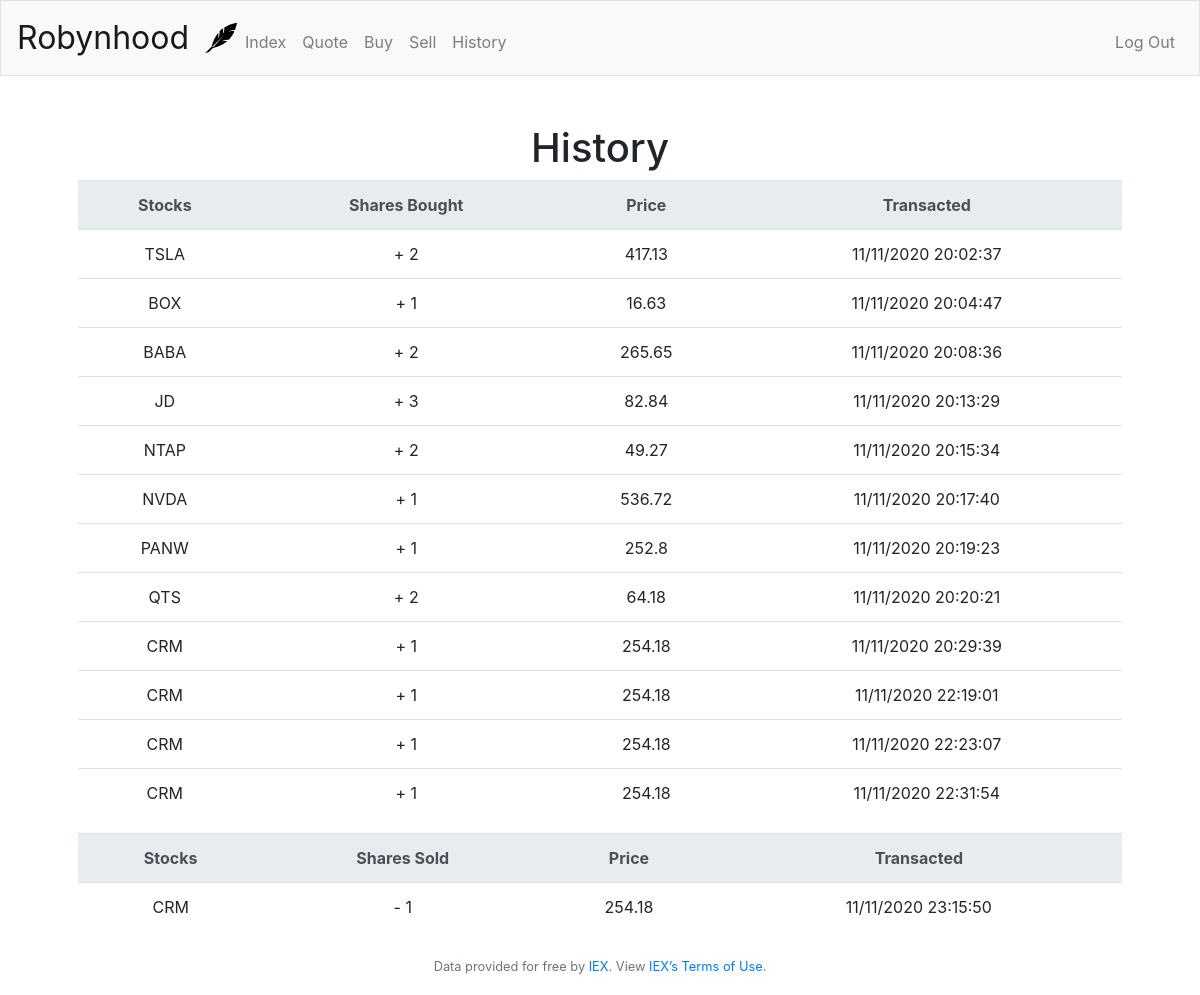
Screenshot of /history (signed in) with the database file from the repository.
### application.py (models this page shows, shortened)
class Bought(db.Model):
    id = db.Column(db.Integer, primary_key=True)
    buyer_id = db.Column(db.Integer)
    time = db.Column(db.String)
    symbol = db.Column(db.String(5))
    shares_bought = db.Column(db.Integer)
    price_bought = db.Column(db.Float)

class Sold(db.Model):
    id = db.Column(db.Integer, primary_key=True)
    seller_id = db.Column(db.Integer)
    time = db.Column(db.String)
    symbol = db.Column(db.String(5))
    shares_sold = db.Column(db.Integer)
    price_sold = db.Column(db.Float)

### application.py (the view)
@app.route("/history")
@login_required
def history():
    user = session["user_id"]
    bought_list = Bought.query.filter_by(buyer_id = user).all()
    print("bought_list:", bought_list)
    if bought_list == []:
        return render_template("history.html", bought_list_length = 0, bought_list = [], sold_list_length = 0, sold_list = [])
    else:
        sold_list = Sold.query.filter_by(seller_id = user).all()
        print("sold_list:", sold_list)
        bought_list_length = len(bought_list)
        sold_list_length = len(sold_list)
        return render_template("history.html", bought_list = bought_list, sold_list = sold_list, bought_list_length = bought_list_length, sold_list_length = sold_list_length)

### application.py (called while the page is built)
@app.after_request
def after_request(response):
    response.headers["Cache-Control"] = "no-cache, no-store, must-revalidate"
    response.headers["Expires"] = 0
    response.headers["Pragma"] = "no-cache"
    return response

### helpers.py (called while the page is built)
def login_required(f):
    @wraps(f)
    def decorated_function(*args, **kwargs):
        if session.get("user_id") is None:
            return redirect("/login")
        return f(*args, **kwargs)
    return decorated_function

### templates/history.html (shortened to what this page needs)
{% extends "layout.html" %}
{% block main %}
    <h1>History</h1>
    <table class="table table-hover">
        <tr class="thead-light">
            <th scope="col">Stocks</th>
            <th scope="col">Shares Bought</th>
            <th scope="col">Price</th>
            <th scope="col">Transacted</th>
        </tr>
        {% for i in range(bought_list_length) %}
        <tr>
            <td>{{ bought_list[i].symbol }}</td>
            <td> + {{ bought_list[i].shares_bought }}</td>
            <td>{{ bought_list[i].price_bought }}</td>
            <td>{{ bought_list[i].time }}</td>
        </tr>
        {% endfor %}
    <table class="table table-hover">
        <tr class="thead-light">
            <th scope="col">Stocks</th>
            <th scope="col">Shares Sold</th>
            <th scope="col">Price</th>
            <th scope="col">Transacted</th>
        </tr>
        {% for i in range(sold_list_length) %}
        <tr>
            <td>{{ sold_list[i].symbol }}</td>
            <td> - {{ sold_list[i].shares_sold }}</td>
            <td>{{ sold_list[i].price_sold }}</td>
            <td>{{ sold_list[i].time }}</td>
        </tr>
        {% endfor %}
    </table>
{% endblock %}

### templates/layout.html (shortened to what this page needs)
<!DOCTYPE html>
<html lang="en">
    <head>
        <link href="https://maxcdn.bootstrapcdn.com/bootstrap/4.1.3/css/bootstrap.min.css" rel="stylesheet">
        <link href="/static/styles.css" rel="stylesheet">
    </head>
    <body>
        <nav class="navbar navbar-expand-md navbar-light bg-light border">
            <a class="navbar-brand" href="/">Robynhood</a>
            <img src="../static/images/feather.svg">
            <div class="collapse navbar-collapse" id="navbar">
                {% if session.user_id %}
                    <ul class="navbar-nav mr-auto mt-2">
                        <li class="nav-item"><a class="nav-link" href="/index">Index</a></li>
                        <li class="nav-item"><a class="nav-link" href="/quote">Quote</a></li>
                        <li class="nav-item"><a class="nav-link" href="/buy">Buy</a></li>
                        <li class="nav-item"><a class="nav-link" href="/sell">Sell</a></li>
                        <li class="nav-item"><a class="nav-link" href="/history">History</a></li>
                    </ul>
                    <ul class="navbar-nav ml-auto mt-2">
                        <li class="nav-item"><a class="nav-link" href="/logout">Log Out</a></li>
                    </ul>
                {% else %}
                    <ul class="navbar-nav ml-auto mt-2">
                        <li class="nav-item"><a class="nav-link" href="/login">Log In</a></li>
                        <li class="nav-item"><a class="nav-link btn btn-success btn-sm text-white register" href="/register">Sign Up</a></li>
                    </ul>
                {% endif %}
            </div>
        </nav>
        <main class="container p-5">
            {% block main %}{% endblock %}
        </main>
        <footer class="footer">
            <div class="container">
                <span class="small text-muted">
                    Data provided for free by <a href="https://iextrading.com/developer">IEX</a>. View <a href="https://iextrading.com/api-exhibit-a/">IEX’s Terms of Use</a>.
                </span>
            </div>
        </footer>
    </body>
</html>

### static/styles.css (style rules this page uses)
nav .navbar-brand { font-size: xx-large; }
nav img { height: auto; width: 2rem; }
main { overflow-x: auto; text-align: center; }
footer { position: absolute; bottom: 0; width: 100%; height: 60px; line-height: 60px; text-align: center; }

### rows the page displays
Bought: symbol "TSLA", shares_bought "2", price_bought "417.13", time "11/11/2020 20:02:37"
Bought: symbol "BOX", shares_bought "1", price_bought "16.63", time "11/11/2020 20:04:47"
Bought: symbol "BABA", shares_bought "2", price_bought "265.65", time "11/11/2020 20:08:36"
Bought: symbol "JD", shares_bought "3", price_bought "82.84", time "11/11/2020 20:13:29"
Bought: symbol "NTAP", shares_bought "2", price_bought "49.27", time "11/11/2020 20:15:34"
Bought: symbol "NVDA", shares_bought "1", price_bought "536.72", time "11/11/2020 20:17:40"
Bought: symbol "PANW", shares_bought "1", price_bought "252.8", time "11/11/2020 20:19:23"
Bought: symbol "QTS", shares_bought "2", price_bought "64.18", time "11/11/2020 20:20:21"
Bought: symbol "CRM", shares_bought "1", price_bought "254.18", time "11/11/2020 20:29:39"
Bought: symbol "CRM", shares_bought "1", price_bought "254.18", time "11/11/2020 22:19:01"
Bought: symbol "CRM", shares_bought "1", price_bought "254.18", time "11/11/2020 22:23:07"
Bought: symbol "CRM", shares_bought "1", price_bought "254.18", time "11/11/2020 22:31:54"
Sold: symbol "CRM", shares_sold "1", price_sold "254.18", time "11/11/2020 23:15:50"
